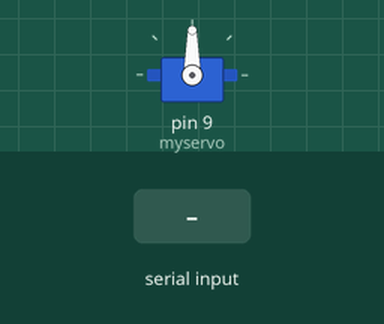
Bench run of a sketch on a simulated Arduino Uno, built with avr-gcc and run on an emulated ATmega328P. On the bench: servo. Inputs (shaded band) come from the test bench.

Above: at 1.2 s.
1.3 s: "90,45\n" received over Serial
At 2.4 s:
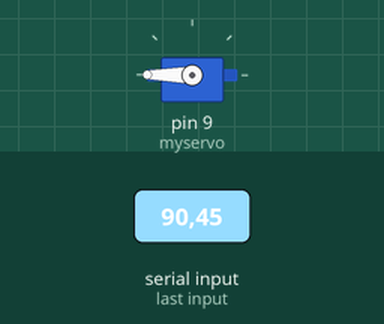
2.8 s: "5\n" received over Serial
At 3.4 s:
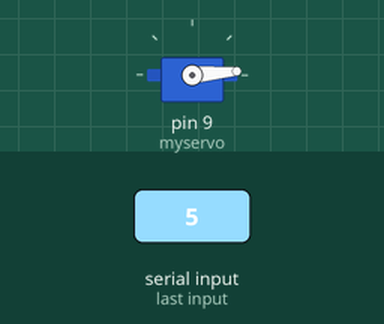
4.3 s: "30,150\n" received over Serial
At 4.7 s:
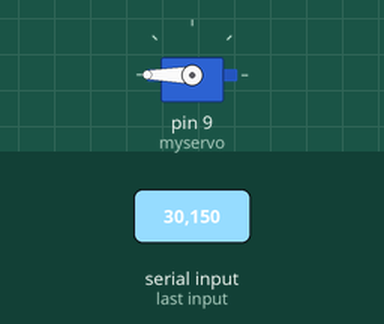
5.8 s: "90\n" received over Serial
At 6.9 s:
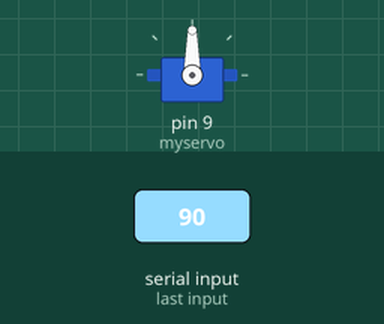
Timing chart, 0 to 8.3 s (numbered marks = the images above; inputs shaded):
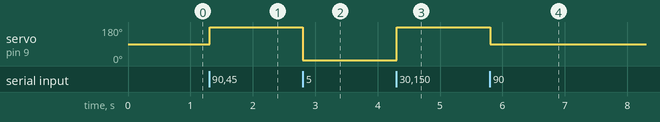

Measured:
- after the input at 1.3 s, servo on pin 9 (myservo): 90° → 180° at once
- after the input at 2.8 s, servo on pin 9 (myservo): 180° → 5° at once
- after the input at 4.3 s, servo on pin 9 (myservo): 5° → 180° at once
- after the input at 5.8 s, servo on pin 9 (myservo): 180° → 90° at once

The sketch:

HC11_receive.ino
```cpp
#include <Servo.h>

Servo myservo;

void setup() {
  // put your setup code here, to run once:
 myservo.attach(9);
 Serial.begin(9600);
}


String data_rx;
void loop() {
  // put your main code here, to run repeatedly:
 if (Serial.available() > 0) {
    char inChar = (char)Serial.read();
    if (isDigit(inChar))
      {
        data_rx += (char)inChar;
      }

    if (inChar == '\n')
      {
        int goc = data_rx.toInt();
        myservo.write(goc);
        data_rx="";
      }
 }
}
```
